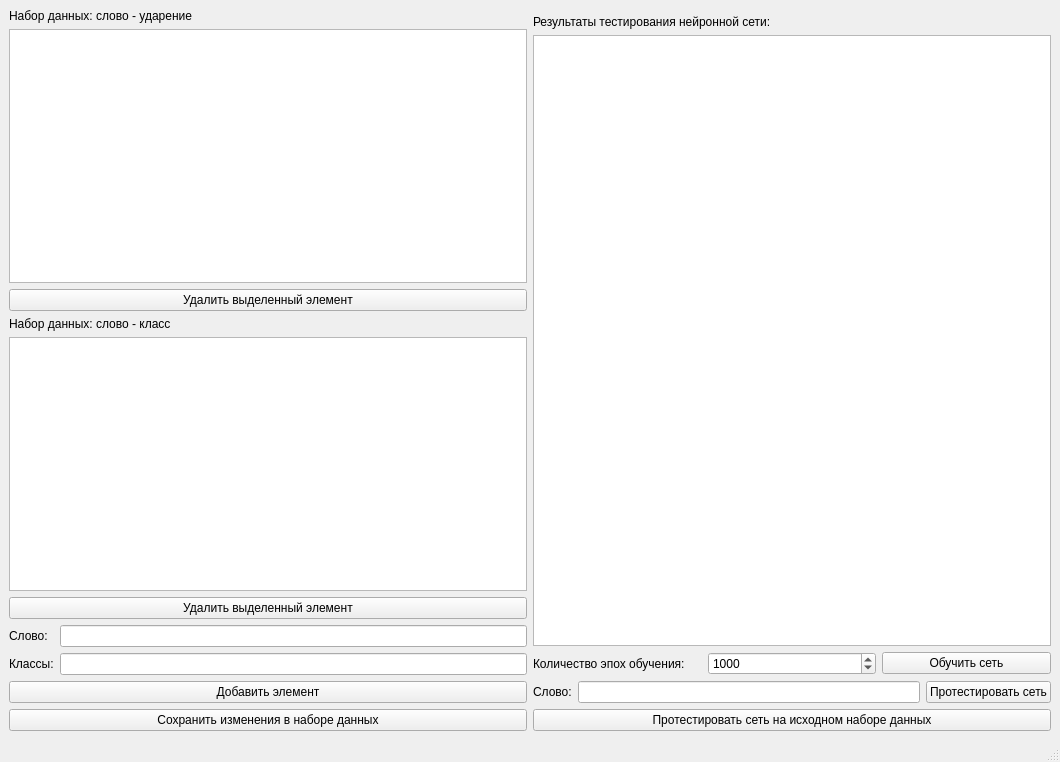
<?xml version="1.0" encoding="UTF-8"?>
<ui version="4.0">
 <class>MainWindow</class>
 <widget class="QMainWindow" name="MainWindow">
  <property name="geometry">
   <rect>
    <x>0</x>
    <y>0</y>
    <width>1060</width>
    <height>762</height>
   </rect>
  </property>
  <property name="windowTitle">
   <string>Фоносемантический анализатор </string>
  </property>
  <property name="windowIcon">
   <iconset>
    <normaloff>../../../../Program/Ashampoo Snap 8/Mouse/OnClick/mouse-swirl_white.png</normaloff>../../../../Program/Ashampoo Snap 8/Mouse/OnClick/mouse-swirl_white.png</iconset>
  </property>
  <widget class="QWidget" name="centralwidget">
   <layout class="QHBoxLayout" name="horizontalLayout">
    <item>
     <layout class="QHBoxLayout" name="horizontalLayout_2">
      <item>
       <layout class="QVBoxLayout" name="verticalLayout">
        <item>
         <widget class="QLabel" name="label_5">
          <property name="text">
           <string>Набор данных: слово - ударение</string>
          </property>
         </widget>
        </item>
        <item>
         <widget class="QTableWidget" name="twWordsStress"/>
        </item>
        <item>
         <widget class="QPushButton" name="btnRemoveSelectRowStress">
          <property name="text">
           <string>Удалить выделенный элемент</string>
          </property>
         </widget>
        </item>
        <item>
         <widget class="QLabel" name="label_6">
          <property name="text">
           <string>Набор данных: слово - класс</string>
          </property>
         </widget>
        </item>
        <item>
         <widget class="QTableWidget" name="twWordsClasses"/>
        </item>
        <item>
         <widget class="QPushButton" name="btnRemoveSelectRowClasses">
          <property name="text">
           <string>Удалить выделенный элемент</string>
          </property>
         </widget>
        </item>
        <item>
         <layout class="QGridLayout" name="gridLayout_2">
          <item row="1" column="1">
           <widget class="QLineEdit" name="txbInsertClasses"/>
          </item>
          <item row="2" column="0" colspan="2">
           <widget class="QPushButton" name="btnAddWordElement">
            <property name="text">
             <string>Добавить элемент</string>
            </property>
           </widget>
          </item>
          <item row="0" column="0">
           <widget class="QLabel" name="label">
            <property name="text">
             <string>Слово:</string>
            </property>
           </widget>
          </item>
          <item row="1" column="0">
           <widget class="QLabel" name="label_3">
            <property name="text">
             <string>Классы:</string>
            </property>
           </widget>
          </item>
          <item row="0" column="1">
           <widget class="QLineEdit" name="tbxInsertWord">
            <property name="text">
             <string/>
            </property>
           </widget>
          </item>
         </layout>
        </item>
        <item>
         <widget class="QPushButton" name="btnSaveChangeDataSet">
          <property name="text">
           <string>Сохранить изменения в наборе данных</string>
          </property>
         </widget>
        </item>
       </layout>
      </item>
      <item>
       <layout class="QGridLayout" name="gridLayout">
        <item row="0" column="0">
         <widget class="QWidget" name="widget" native="true"/>
        </item>
        <item row="3" column="0">
         <layout class="QVBoxLayout" name="verticalLayout_2">
          <item>
           <layout class="QHBoxLayout" name="horizontalLayout_4">
            <item>
             <widget class="QLabel" name="label_4">
              <property name="text">
               <string>Количество эпох обучения:</string>
              </property>
             </widget>
            </item>
            <item>
             <widget class="QSpinBox" name="txbNumberEpoch">
              <property name="maximum">
               <number>1000000000</number>
              </property>
              <property name="value">
               <number>1000</number>
              </property>
             </widget>
            </item>
            <item>
             <widget class="QPushButton" name="btnTrainingNetwork">
              <property name="text">
               <string>Обучить сеть</string>
              </property>
             </widget>
            </item>
           </layout>
          </item>
          <item>
           <layout class="QHBoxLayout" name="horizontalLayout_3">
            <item>
             <widget class="QLabel" name="label_2">
              <property name="text">
               <string>Слово:</string>
              </property>
             </widget>
            </item>
            <item>
             <widget class="QLineEdit" name="txbTestingWord"/>
            </item>
            <item>
             <widget class="QPushButton" name="btnTestingNetworkOnWord">
              <property name="text">
               <string>Протестировать сеть</string>
              </property>
             </widget>
            </item>
           </layout>
          </item>
          <item>
           <widget class="QPushButton" name="btnTestingNetworkOnDataSet">
            <property name="text">
             <string>Протестировать сеть на исходном наборе данных</string>
            </property>
           </widget>
          </item>
         </layout>
        </item>
        <item row="1" column="0">
         <widget class="QLabel" name="label_8">
          <property name="text">
           <string>Результаты тестирования нейронной сети:</string>
          </property>
         </widget>
        </item>
        <item row="2" column="0">
         <widget class="QTableWidget" name="twResTesting"/>
        </item>
       </layout>
      </item>
     </layout>
    </item>
   </layout>
   <zorder></zorder>
  </widget>
  <widget class="QStatusBar" name="statusbar">
   <property name="enabled">
    <bool>true</bool>
   </property>
  </widget>
 </widget>
 <resources/>
 <connections/>
</ui>
